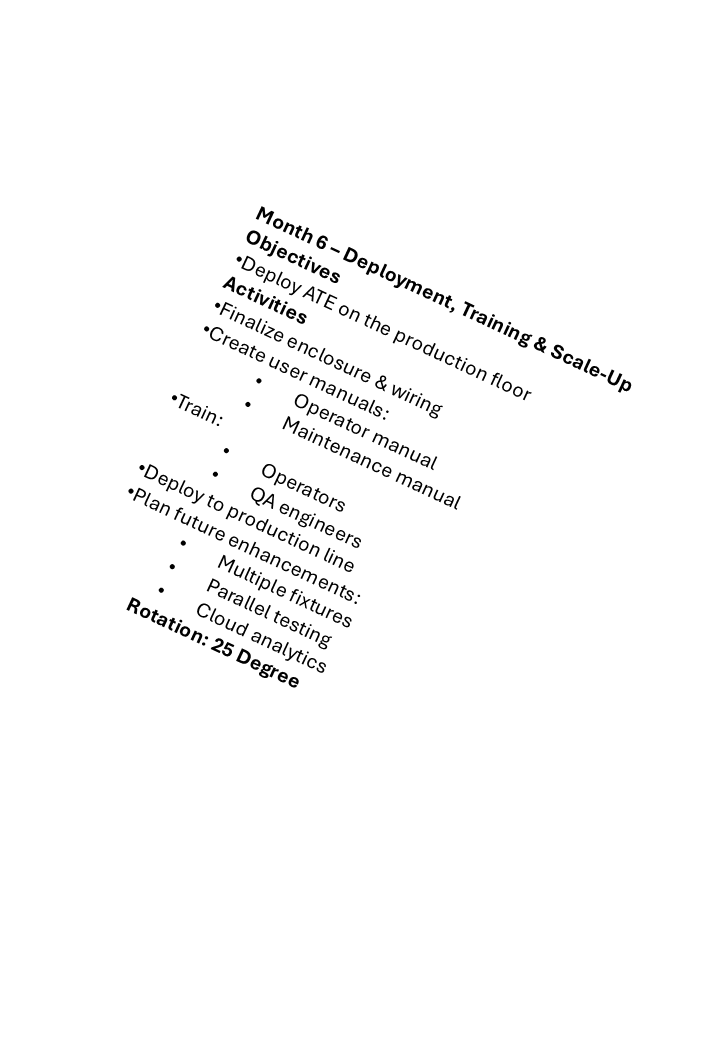
#> input picture Rotated_Page_25_Deg.tif, 720 x 1040 px
$ python imageQC.py
#> lines starting #> are read from the running program, lines starting #| are printed output that depends on the picture; after the words box and inside, x2 and y2 are one past the last pixel; in counts of white or black regions, pixels touching at a corner belong together
#> in to_gray, img_color is the input picture: shape (1040, 720, 3); min 0, max 255, mean 250.6
### image/utils.py
import cv2
import numpy as np
import tkinter as tk
from skimage.filters import threshold_sauvola
import matplotlib.pyplot as plt
########################################################################################
# [43 lines left out: function show, not called in this run]
#############################################################################
def show(img):
    """
        @brief this function is used to show the image inside the windows
        @param  image
        @return none
        @throws not implemented.
    """
    window_name = "Image Viewer (OpenCV)"
    root = tk.Tk()
    screen_w = root.winfo_screenwidth()
    screen_h = root.winfo_screenheight()
    root.destroy()

    h, w = img.shape[:2]

    # compute scale that preserves aspect ratio and keeps image within screen (with margin)
    max_w = int(screen_w * 0.92)
    max_h = int(screen_h * 0.88)
    scale = min(max_w / w, max_h / h, 1.0)  # don't upscale beyond 1.0 by default

    new_w = int(w * scale)
    new_h = int(h * scale)

    # choose interpolation: INTER_AREA for downscaling, INTER_CUBIC for upscaling
    if scale < 1.0:
        interp = cv2.INTER_AREA
    else:
        interp = cv2.INTER_CUBIC

    resized = cv2.resize(img, (new_w, new_h), interpolation=interp)

    cv2.namedWindow(window_name, cv2.WINDOW_NORMAL)
    # explicitly set window to resized image size so text layout looks correct
    cv2.resizeWindow(window_name, new_w, new_h)
    cv2.imshow(window_name, resized)
    cv2.waitKey(0)
    cv2.destroyAllWindows()
################################################################################
def remove_noise(img_gray):
    """
        @brief Remove noise, speckles, and enhance image quality
        @param gray image
        @return return noise reduction image
        @throws not implemented.
    """
    # Apply non-local means denoising
    denoised = cv2.fastNlMeansDenoising(img_gray, h=10, templateWindowSize=7, searchWindowSize=21)

    # Adaptive binarization using Sauvola
    window_size = 25
    thresh_s = threshold_sauvola(denoised, window_size=window_size)
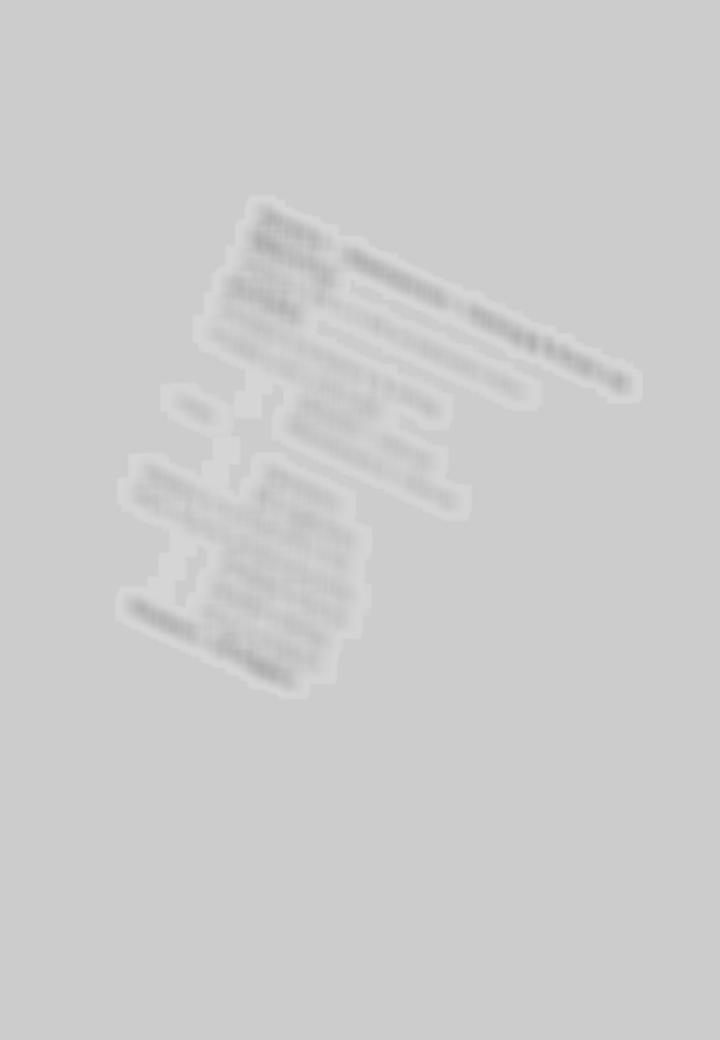
#> thresh_s: shape (1040, 720) float64; min 172.8, max 214.2, mean 204
    binary = (denoised > thresh_s).astype(np.uint8) * 255
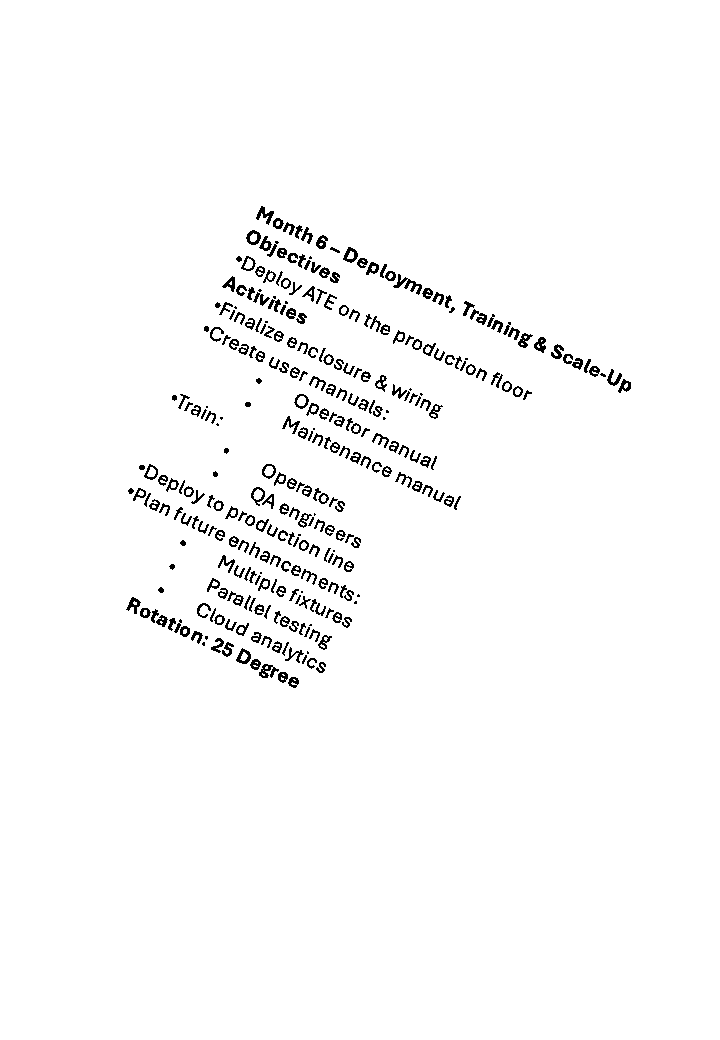
#> binary: shape (1040, 720); 97.8% white; black in thin lines or dots, all inside (x1, y1, x2, y2) = (126, 206, 631, 688)

    # Morphological opening to remove small noise
    kernel = cv2.getStructuringElement(cv2.MORPH_RECT, (2, 2))
    cleaned = cv2.morphologyEx(binary, cv2.MORPH_OPEN, kernel)
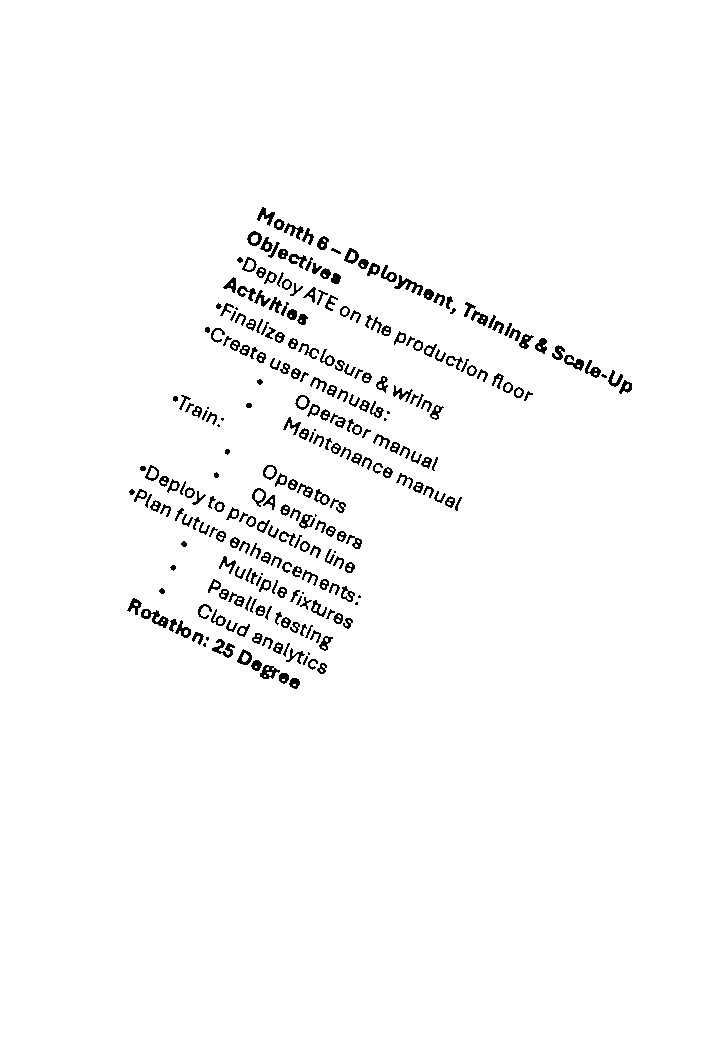
#> cleaned: shape (1040, 720); 97.7% white; black in thin lines or dots, all inside (x1, y1, x2, y2) = (127, 207, 632, 689)

    # Preserve small components that might be punctuation
    num_labels, labels, stats, _ = cv2.connectedComponentsWithStats(binary, connectivity=8)
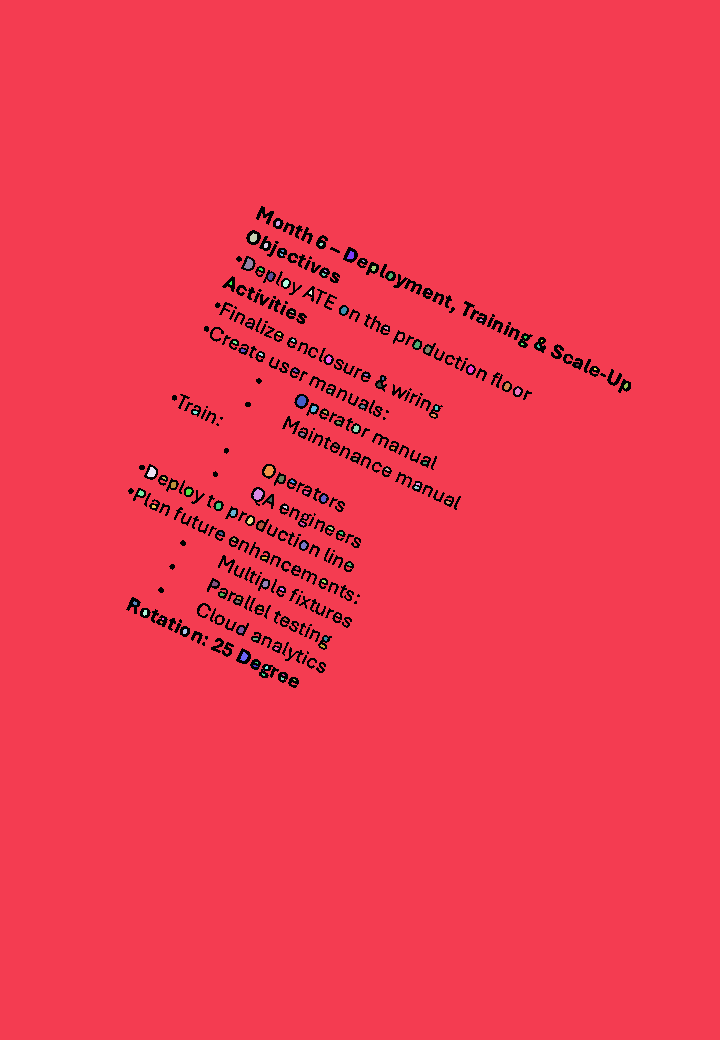
#> labels: shape (1040, 720) int32; 127 distinct labels, from 0 to 126; one colour per label, 0 black
#> num_labels = 127; stats = 127 rows, first 6: [126, 206, 505, 482, 16621], [0, 0, 720, 1040, 730093], [276, 221, 4, 5, 18], [250, 233, 7, 9, 50], [264, 243, 4, 5, 18], [319, 243, 4, 3, 9]
    result = cleaned.copy()
    for i in range(1, num_labels):
        area = stats[i, cv2.CC_STAT_AREA]
        w = stats[i, cv2.CC_STAT_WIDTH]
        h = stats[i, cv2.CC_STAT_HEIGHT]
        if area < 10 and h <= 6 and w <= 6:
            result[labels == i] = 255
#> this loop made 126 passes
#> (area, w, h) on passes 1, 3, 7, 9, 14, 16, 18, 21, 27, 31, 36, 39: (730093, 720, 1040), (50, 7, 9), (41, 7, 8), (66, 9, 11), (30, 6, 7), (21, 5, 6), (33, 6, 7), (33, 6, 7), (28, 6, 6), (30, 6, 7), (29, 6, 7), (30, 6, 7)

    return result
#####################################################################################
# [83 lines left out: functions detect_noise, deskew, not called in this run]
#############################################################################
def deskew_using_text_bbox(img_gray, debug=False):
    """
    Deskew image using TEXT bounding boxes only.
    Robust against tables, borders, vertical lines.

    Returns:
        rotated_image, skew_angle
    """
#> called with debug = False

    # 1. Binarize (text foreground = white)
    _, bw = cv2.threshold(
        img_gray, 0, 255,
        cv2.THRESH_BINARY_INV + cv2.THRESH_OTSU
    )

    # 2. Morphology to connect characters into words/lines
    kernel = cv2.getStructuringElement(cv2.MORPH_RECT, (30, 5))
    bw = cv2.morphologyEx(bw, cv2.MORPH_CLOSE, kernel)
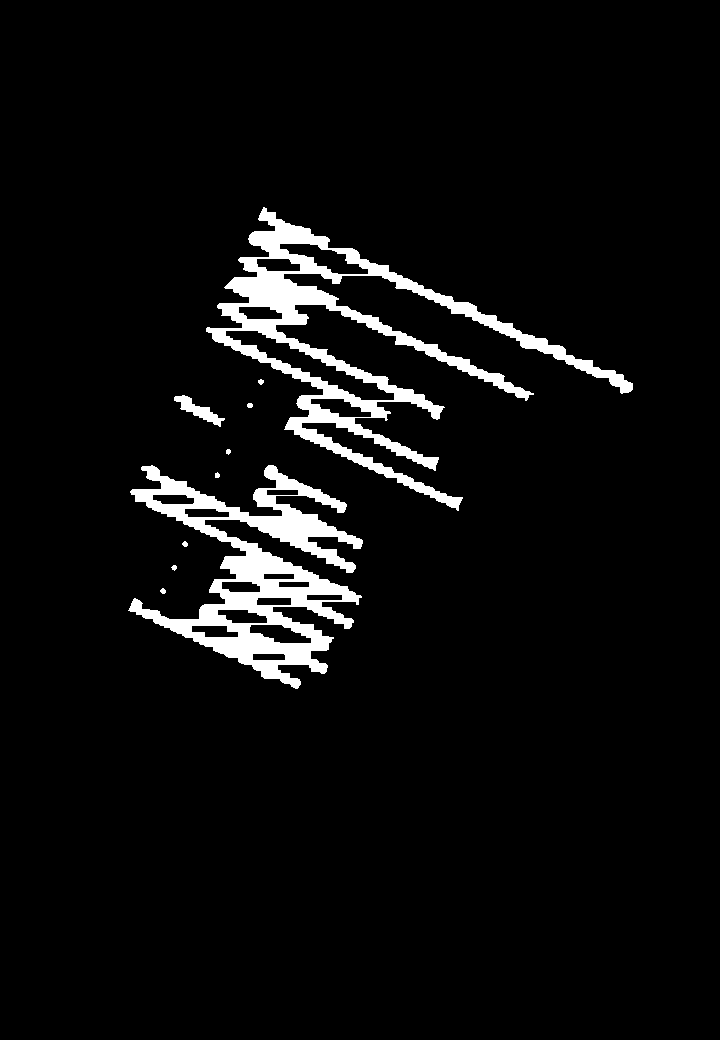
#> bw: shape (1040, 720); 5.2% white; 10 white regions

    # 3. Find connected components (text blocks)
    contours, _ = cv2.findContours(
        bw, cv2.RETR_EXTERNAL, cv2.CHAIN_APPROX_SIMPLE
    )
#> contours = 10 contours, 7 with area under 20; largest, box (x1, y1, x2, y2) and area: (206, 207, 633, 511) 23780, (128, 465, 363, 689) 20394, (174, 395, 225, 427) 467

    angles = []
    boxes = []

    for cnt in contours:
        area = cv2.contourArea(cnt)
        if area < 500:      # remove noise
            continue

        rect = cv2.minAreaRect(cnt)
        (cx, cy), (w, h), angle = rect

        # Filter non-text shapes (tables, lines)
        if w < 20 or h < 10:
            continue

        # Normalize angle
        if w < h:
            angle = angle + 90

        angles.append(angle)
        boxes.append(rect)
#> this loop made 10 passes
#> (area, rect, cx, cy, w, h, angle) on passes 5, 10: (20394.5, ((240.5, 557.5), (194.5, 258.9), -63.43), 240.5, 557.5, 194.5, 258.9, 26.57), (23780.5, ((408.1, 380.7), (193.3, 412.9), -65.01), 408.1, 380.7, 193.3, 412.9, 24.99)
#> area on pass 8: 467
#> after the loop, angles = [26.57, 24.99]; boxes = [((240.5, 557.5), (194.5, 258.9), -63.43), ((408.1, 380.7), (193.3, 412.9), -65.01)]

    if len(angles) == 0:
        return img_gray, 0.0

    # 4. Median angle (robust)
    skew_angle = np.median(angles)
#> skew_angle = 25.78

    # 5. Rotate image
    (h, w) = img_gray.shape
#> h = 1040; w = 720
    M = cv2.getRotationMatrix2D((w // 2, h // 2), skew_angle, 1.0)
#> M = [[0.9, 0.435, -190.3], [-0.435, 0.9, 208.3]]
    rotated = cv2.warpAffine(
        img_gray, M, (w, h),
        flags=cv2.INTER_LINEAR,
        borderMode=cv2.BORDER_REPLICATE
    )
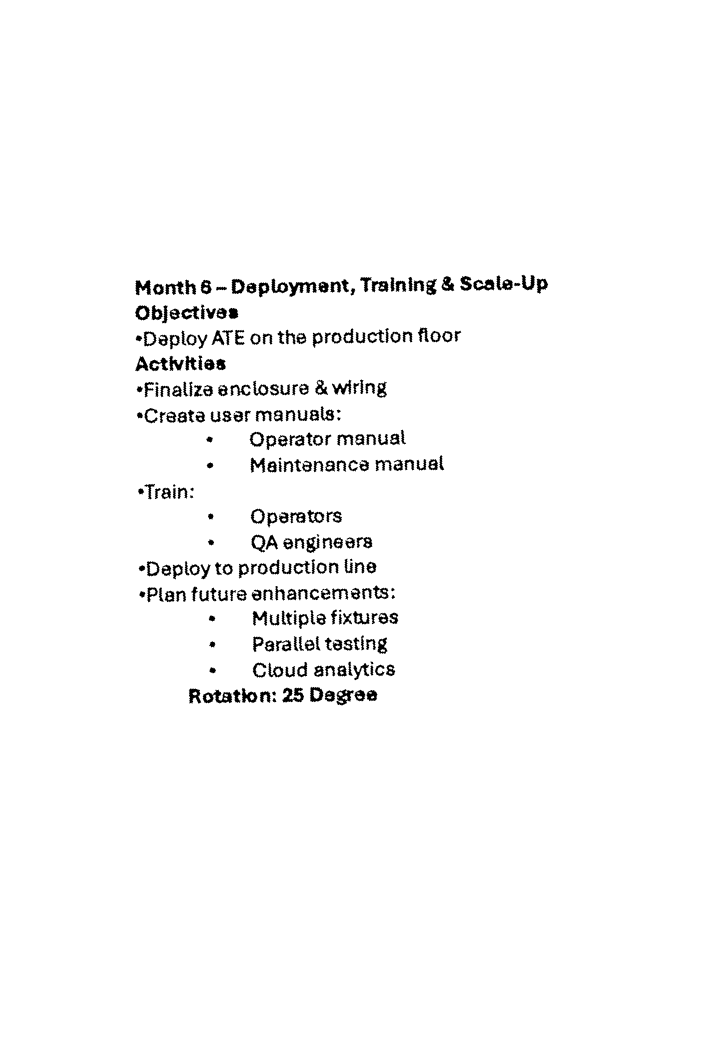
#> rotated: shape (1040, 720); min 0, max 255, mean 249.2

    # 6. Optional debug visualization
    if debug:
        vis = cv2.cvtColor(img_gray, cv2.COLOR_GRAY2BGR)
        for rect in boxes:
            box = cv2.boxPoints(rect)
            box = np.intp(box)
            cv2.drawContours(vis, [box], 0, (0, 255, 0), 1)

        cv2.putText(
            vis,
            f"Skew angle: {skew_angle:.2f} deg",
            (20, 40),
            cv2.FONT_HERSHEY_SIMPLEX,
            1,
            (0, 0, 255),
            2
        )
        show(vis)

    return rotated, skew_angle
####################################################################################
# [13 lines left out: function inpaint, not called in this run]
#############################################################################
def to_gray(image_path):
    """
        @brief convert RGB inage into gray
        @param image source
        @return return gray scale image
        @throws not implemented.
    """
    img_color = cv2.imread(image_path)
    if img_color is None:
        raise FileNotFoundError(f"Cannot read image: {image_path}")

    # Convert to grayscale
    img_gray = cv2.cvtColor(img_color, cv2.COLOR_BGR2GRAY)
    return img_gray
#############################################################################

### imageQC.py
import filter as fltr
import image as img
#########################################################################################
if __name__ == "__main__":
    image_path ="Rotated_Page_25_Deg.tif" # "CO2022007_00028.TIF"
    img_gray=img.to_gray(image_path)
    img_no_noise=img.remove_noise(img_gray)
    # img_final, skew_angle = img.deskew(img_no_noise)
    img_final, skew_angle = img.deskew_using_text_bbox(img_no_noise)
#> skew_angle = 25.78

    print(f"Detected skew angle: {skew_angle:.2f} degrees")
#| Detected skew angle: 25.78 degrees
    img.show(img_final)
#########################################################################################
